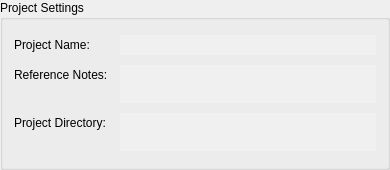
    <widget class="QGroupBox" name="proj_settings">
     <property name="sizePolicy">
      <sizepolicy hsizetype="Preferred" vsizetype="Maximum">
       <horstretch>0</horstretch>
       <verstretch>0</verstretch>
      </sizepolicy>
     </property>
     <property name="minimumSize">
      <size>
       <width>0</width>
       <height>170</height>
      </size>
     </property>
     <property name="maximumSize">
      <size>
       <width>16777215</width>
       <height>170</height>
      </size>
     </property>
     <property name="styleSheet">
      <string notr="true">QGroupBox#proj_settings{text-decoration: underline; font: 80 10pt &quot;Calibri Light&quot;;}
</string>
     </property>
     <property name="title">
      <string>Project Settings</string>
     </property>
     <layout class="QFormLayout" name="formLayout">
      <item row="0" column="0">
       <widget class="QLabel" name="lab_proj_name">
        <property name="minimumSize">
         <size>
          <width>100</width>
          <height>20</height>
         </size>
        </property>
        <property name="maximumSize">
         <size>
          <width>16777215</width>
          <height>20</height>
         </size>
        </property>
        <property name="styleSheet">
         <string notr="true">font: 25 10pt &quot;Calibri Light&quot;;</string>
        </property>
        <property name="text">
         <string>Project Name: </string>
        </property>
       </widget>
      </item>
      <item row="0" column="1">
       <widget class="QTextEdit" name="lab_filled_proj_name">
        <property name="minimumSize">
         <size>
          <width>0</width>
          <height>20</height>
         </size>
        </property>
        <property name="maximumSize">
         <size>
          <width>16777215</width>
          <height>20</height>
         </size>
        </property>
        <property name="focusPolicy">
         <enum>Qt::StrongFocus</enum>
        </property>
        <property name="styleSheet">
         <string notr="true">font: 25 9pt &quot;Calibri Light&quot;;
background-color: rgb(240, 240, 240);
color: rgb(100, 100, 100);</string>
        </property>
        <property name="frameShape">
         <enum>QFrame::NoFrame</enum>
        </property>
        <property name="frameShadow">
         <enum>QFrame::Sunken</enum>
        </property>
        <property name="verticalScrollBarPolicy">
         <enum>Qt::ScrollBarAlwaysOff</enum>
        </property>
        <property name="horizontalScrollBarPolicy">
         <enum>Qt::ScrollBarAlwaysOff</enum>
        </property>
        <property name="readOnly">
         <bool>true</bool>
        </property>
        <property name="html">
         <string>&lt;!DOCTYPE HTML PUBLIC &quot;-//W3C//DTD HTML 4.0//EN&quot; &quot;http://www.w3.org/TR/REC-html40/strict.dtd&quot;&gt;
&lt;html&gt;&lt;head&gt;&lt;meta name=&quot;qrichtext&quot; content=&quot;1&quot; /&gt;&lt;style type=&quot;text/css&quot;&gt;
p, li { white-space: pre-wrap; }
&lt;/style&gt;&lt;/head&gt;&lt;body style=&quot; font-family:'Calibri Light'; font-size:9pt; font-weight:24; font-style:normal;&quot;&gt;
&lt;p align=&quot;center&quot; style=&quot;-qt-paragraph-type:empty; margin-top:0px; margin-bottom:0px; margin-left:0px; margin-right:0px; -qt-block-indent:0; text-indent:0px;&quot;&gt;&lt;br /&gt;&lt;/p&gt;&lt;/body&gt;&lt;/html&gt;</string>
        </property>
       </widget>
      </item>
      <item row="1" column="0">
       <widget class="QLabel" name="lab_ref_notes">
        <property name="minimumSize">
         <size>
          <width>100</width>
          <height>20</height>
         </size>
        </property>
        <property name="maximumSize">
         <size>
          <width>16777215</width>
          <height>20</height>
         </size>
        </property>
        <property name="styleSheet">
         <string notr="true">font: 25 10pt &quot;Calibri Light&quot;;</string>
        </property>
        <property name="text">
         <string>Reference Notes: </string>
        </property>
       </widget>
      </item>
      <item row="1" column="1">
       <widget class="QTextEdit" name="lab_filled_ref_notes">
        <property name="minimumSize">
         <size>
          <width>0</width>
          <height>38</height>
         </size>
        </property>
        <property name="maximumSize">
         <size>
          <width>16777215</width>
          <height>38</height>
         </size>
        </property>
        <property name="focusPolicy">
         <enum>Qt::StrongFocus</enum>
        </property>
        <property name="styleSheet">
         <string notr="true">font: 25 9pt &quot;Calibri Light&quot;;
background-color: rgb(240, 240, 240);
color: rgb(100, 100, 100);</string>
        </property>
        <property name="frameShape">
         <enum>QFrame::NoFrame</enum>
        </property>
        <property name="frameShadow">
         <enum>QFrame::Sunken</enum>
        </property>
        <property name="verticalScrollBarPolicy">
         <enum>Qt::ScrollBarAlwaysOff</enum>
        </property>
        <property name="horizontalScrollBarPolicy">
         <enum>Qt::ScrollBarAlwaysOff</enum>
        </property>
        <property name="readOnly">
         <bool>true</bool>
        </property>
        <property name="html">
         <string>&lt;!DOCTYPE HTML PUBLIC &quot;-//W3C//DTD HTML 4.0//EN&quot; &quot;http://www.w3.org/TR/REC-html40/strict.dtd&quot;&gt;
&lt;html&gt;&lt;head&gt;&lt;meta name=&quot;qrichtext&quot; content=&quot;1&quot; /&gt;&lt;style type=&quot;text/css&quot;&gt;
p, li { white-space: pre-wrap; }
&lt;/style&gt;&lt;/head&gt;&lt;body style=&quot; font-family:'Calibri Light'; font-size:9pt; font-weight:24; font-style:normal;&quot;&gt;
&lt;p align=&quot;center&quot; style=&quot;-qt-paragraph-type:empty; margin-top:0px; margin-bottom:0px; margin-left:0px; margin-right:0px; -qt-block-indent:0; text-indent:0px;&quot;&gt;&lt;br /&gt;&lt;/p&gt;&lt;/body&gt;&lt;/html&gt;</string>
        </property>
       </widget>
      </item>
      <item row="2" column="0">
       <widget class="QLabel" name="lab_proj_dir">
        <property name="minimumSize">
         <size>
          <width>100</width>
          <height>20</height>
         </size>
        </property>
        <property name="maximumSize">
         <size>
          <width>16777215</width>
          <height>20</height>
         </size>
        </property>
        <property name="styleSheet">
         <string notr="true">font: 25 10pt &quot;Calibri Light&quot;;</string>
        </property>
        <property name="text">
         <string>Project Directory: </string>
        </property>
       </widget>
      </item>
      <item row="2" column="1">
       <widget class="QTextEdit" name="lab_filled_proj_dir">
        <property name="minimumSize">
         <size>
          <width>0</width>
          <height>38</height>
         </size>
        </property>
        <property name="maximumSize">
         <size>
          <width>16777215</width>
          <height>38</height>
         </size>
        </property>
        <property name="focusPolicy">
         <enum>Qt::StrongFocus</enum>
        </property>
        <property name="styleSheet">
         <string notr="true">font: 25 9pt &quot;Calibri Light&quot;;
background-color: rgb(240, 240, 240);
color: rgb(100, 100, 100);</string>
        </property>
        <property name="frameShape">
         <enum>QFrame::NoFrame</enum>
        </property>
        <property name="frameShadow">
         <enum>QFrame::Sunken</enum>
        </property>
        <property name="verticalScrollBarPolicy">
         <enum>Qt::ScrollBarAlwaysOff</enum>
        </property>
        <property name="horizontalScrollBarPolicy">
         <enum>Qt::ScrollBarAlwaysOff</enum>
        </property>
        <property name="readOnly">
         <bool>true</bool>
        </property>
        <property name="html">
         <string>&lt;!DOCTYPE HTML PUBLIC &quot;-//W3C//DTD HTML 4.0//EN&quot; &quot;http://www.w3.org/TR/REC-html40/strict.dtd&quot;&gt;
&lt;html&gt;&lt;head&gt;&lt;meta name=&quot;qrichtext&quot; content=&quot;1&quot; /&gt;&lt;style type=&quot;text/css&quot;&gt;
p, li { white-space: pre-wrap; }
&lt;/style&gt;&lt;/head&gt;&lt;body style=&quot; font-family:'Calibri Light'; font-size:9pt; font-weight:24; font-style:normal;&quot;&gt;
&lt;p align=&quot;center&quot; style=&quot;-qt-paragraph-type:empty; margin-top:0px; margin-bottom:0px; margin-left:0px; margin-right:0px; -qt-block-indent:0; text-indent:0px;&quot;&gt;&lt;br /&gt;&lt;/p&gt;&lt;/body&gt;&lt;/html&gt;</string>
        </property>
       </widget>
      </item>
     </layout>
    </widget>
